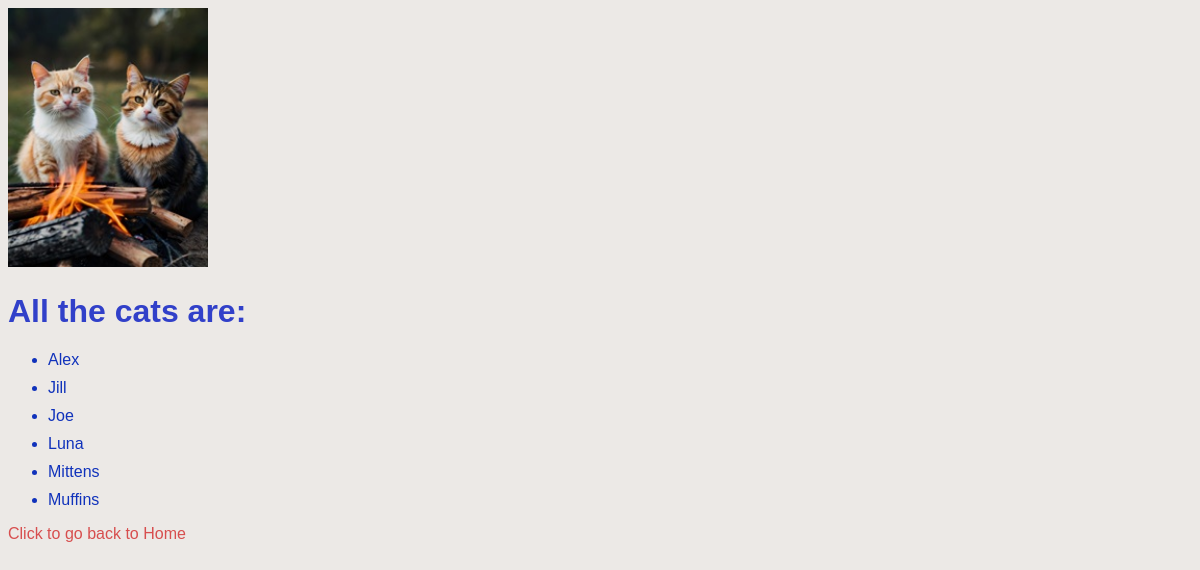
Page /pets_for_students/pets/ on the committed database.
### pets_for_students/models.py (models this page shows)
class Cat(models.Model):
    students = models.ForeignKey(Student, on_delete=models.CASCADE)
    name = models.CharField(max_length=128, unique=True)
    def __str__(self):
        return self.name

### pets_for_students/views.py (the view)
# urls.py: path('pets/', views.pets, name='pets'),
def pets(request):
    cats_list = Cat.objects.order_by('name')
    context_dict={}
    context_dict['cats'] = cats_list
    return render(request, 'pets_for_students/pets.html', context=context_dict)

### templates/pets_for_students/pets.html (shortened to what this page needs)
<!DOCTYPE html>
{% load staticfiles %}
<html>
    <head>
    </head>
    <body>
        <div>
            <img src="{% static 'images/cats_with_fire.jpg' %}"
                alt="Picture of two Cats with fire" />
        </div>
        <h1>All the cats are:</h1>
        <div>
            <ul>
                {% for cat in cats %}
                <li> {{ cat }}  </li>
                {% endfor %}
              </ul>
        </div>
        <div>
            <a href="/pets_for_students/">Click to go back to Home</a><br />
        </div>
    </body>
</html>

### templates/pets_for_students/pets.html (style rules this page uses)
body { font-family: Arial, sans-serif; background-color: #ece9e6; margin: 20; padding: 20; }
h1 { color: #3140c9; }
img { width: 200px; height: auto; }
ul { color: #1032bb; padding: 20; }
li { color: #1032bb; margin-bottom: 10px; }
a { color: #d74e4e; text-decoration: none; }

### rows in the picture
Cat: name "Alex"
Cat: name "Jill"
Cat: name "Joe"
Cat: name "Luna"
Cat: name "Mittens"
Cat: name "Muffins"
